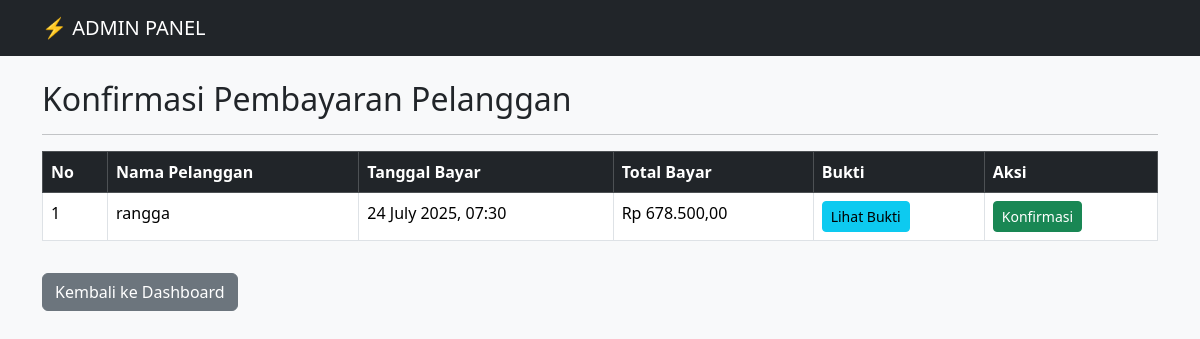
Page /admin/pembayaran.php (signed in) on the earlier database version.
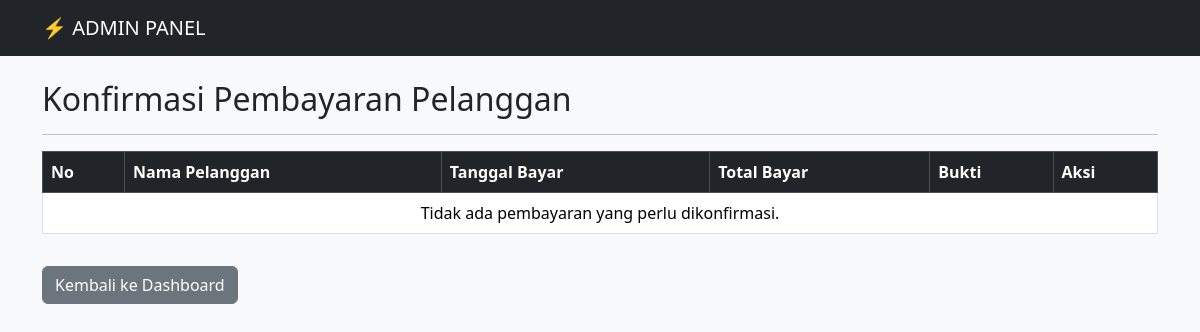
Same page on the later database version.
### tables this page shows
CREATE TABLE `pembayaran` (
  `id_pembayaran` int(11) NOT NULL,
  `id_tagihan` int(11) NOT NULL,
  `tanggal_bayar` datetime NOT NULL,
  `biaya_admin` decimal(10,2) NOT NULL,
  `total_akhir` decimal(12,2) NOT NULL,
  `bukti_bayar` varchar(255) DEFAULT NULL,
  `id_admin` int(11) DEFAULT NULL
);

CREATE TABLE `users` (
  `id_user` int(11) NOT NULL,
  `username` varchar(50) NOT NULL,
  `password` varchar(255) NOT NULL,
  `nama_lengkap` varchar(100) NOT NULL,
  `role` enum('admin','pelanggan') NOT NULL,
  `reset_token` varchar(255) DEFAULT NULL,
  `token_expiry` datetime DEFAULT NULL
);

### admin/pembayaran.php (the view, shortened to what this page needs)
<?php
require '../config/database.php';
$query = "SELECT
            pembayaran.*,
            tagihan.id_tagihan,
            users.nama_lengkap
          FROM pembayaran
          JOIN tagihan ON pembayaran.id_tagihan = tagihan.id_tagihan
          JOIN penggunaan ON tagihan.id_penggunaan = penggunaan.id_penggunaan
          JOIN pelanggan ON penggunaan.id_pelanggan = pelanggan.id_pelanggan
          JOIN users ON pelanggan.id_user = users.id_user
          WHERE tagihan.status = 'diproses'
          ORDER BY pembayaran.tanggal_bayar ASC";
$result = mysqli_query($koneksi, $query);
require '../includes/header.php';
?>
<nav class="navbar navbar-expand-lg navbar-dark bg-dark">
    <div class="container">
        <a class="navbar-brand" href="index.php">⚡ ADMIN PANEL</a>
    </div>
</nav>
<div class="container mt-4">
    <h2>Konfirmasi Pembayaran Pelanggan</h2>
    <hr>
    <div class="table-responsive">
        <table class="table table-bordered table-hover">
            <thead class="table-dark">
                <tr>
                    <th>No</th>
                    <th>Nama Pelanggan</th>
                    <th>Tanggal Bayar</th>
                    <th>Total Bayar</th>
                    <th>Bukti</th>
                    <th>Aksi</th>
                </tr>
            </thead>
            <tbody>
                <?php if (mysqli_num_rows($result) > 0): ?>
                    <?php $no = 1; ?>
                    <?php while ($row = mysqli_fetch_assoc($result)): ?>
                        <tr>
                            <td><?= $no++; ?></td>
                            <td><?= htmlspecialchars($row['nama_lengkap']); ?></td>
                            <td><?= date('d F Y, H:i', strtotime($row['tanggal_bayar'])); ?></td>
                            <td>Rp <?= number_format($row['total_akhir'], 2, ',', '.'); ?></td>
                            <td>
                                <a href="../uploads/bukti_pembayaran/<?= $row['bukti_bayar']; ?>" target="_blank"
                                    class="btn btn-sm btn-info">Lihat Bukti</a>
                            </td>
                            <td>
                                <a href="pembayaran.php?konfirmasi=<?= $row['id_pembayaran']; ?>&id_tagihan=<?= $row['id_tagihan']; ?>"
                                    class="btn btn-sm btn-success"
                                    onclick="return confirm('Konfirmasi pembayaran ini?')">Konfirmasi</a>
                            </td>
                        </tr>
                    <?php endwhile; ?>
                <?php else: ?>
                    <tr>
                        <td colspan="6" class="text-center">Tidak ada pembayaran yang perlu dikonfirmasi.</td>
                    </tr>
                <?php endif; ?>
            </tbody>
        </table>
    </div>
    <a href="index.php" class="btn btn-secondary mt-3">Kembali ke Dashboard</a>
</div>
<?php require '../includes/footer.php'; ?>

Differences in the rows shown:
no longer on this page (row edited): pembayaran: users.nama_lengkap "rangga", tanggal_bayar "24 July 2025, 07:30", total_akhir "678.500,00"
Other differences:
text now shown: "Tidak ada pembayaran yang perlu dikonfirmasi."
